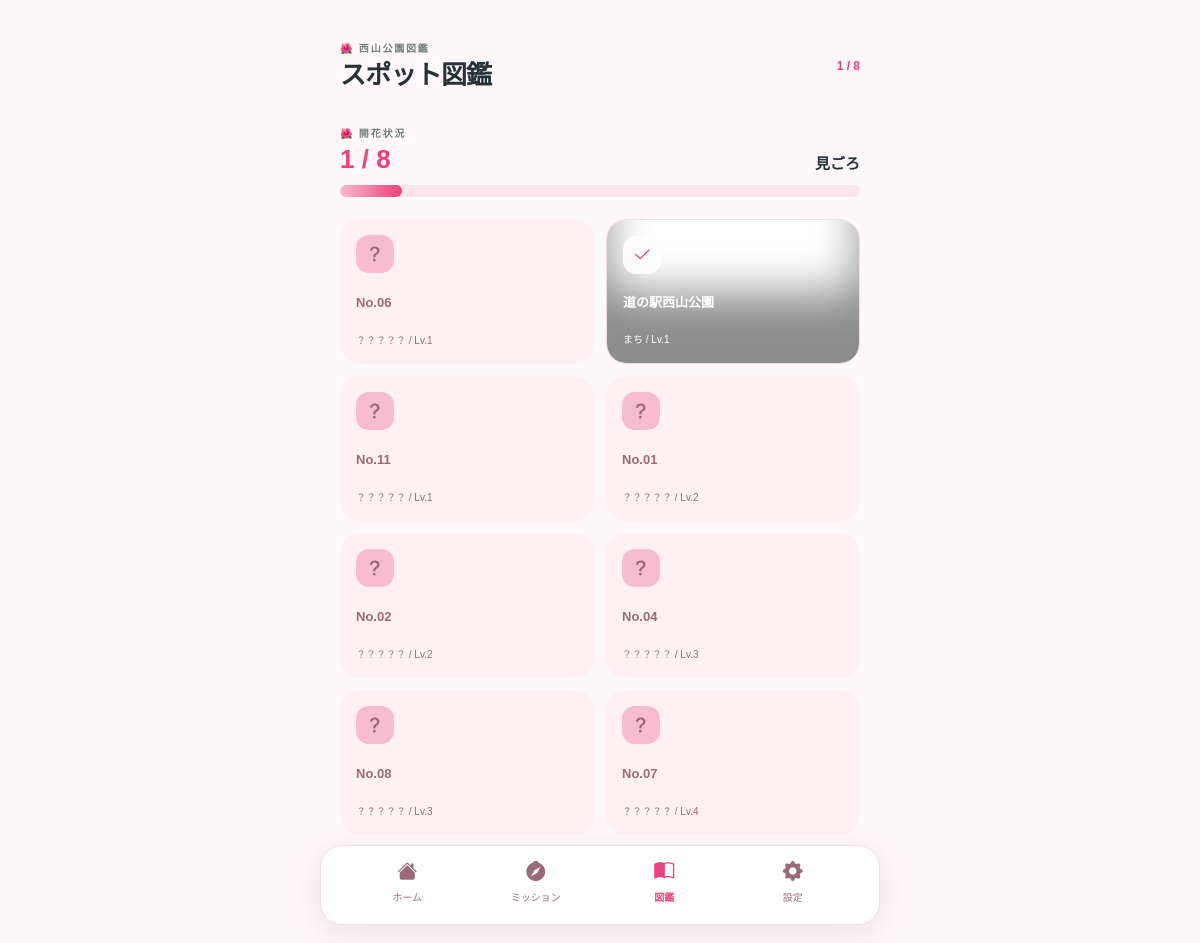
Page /collection on the earlier database version.
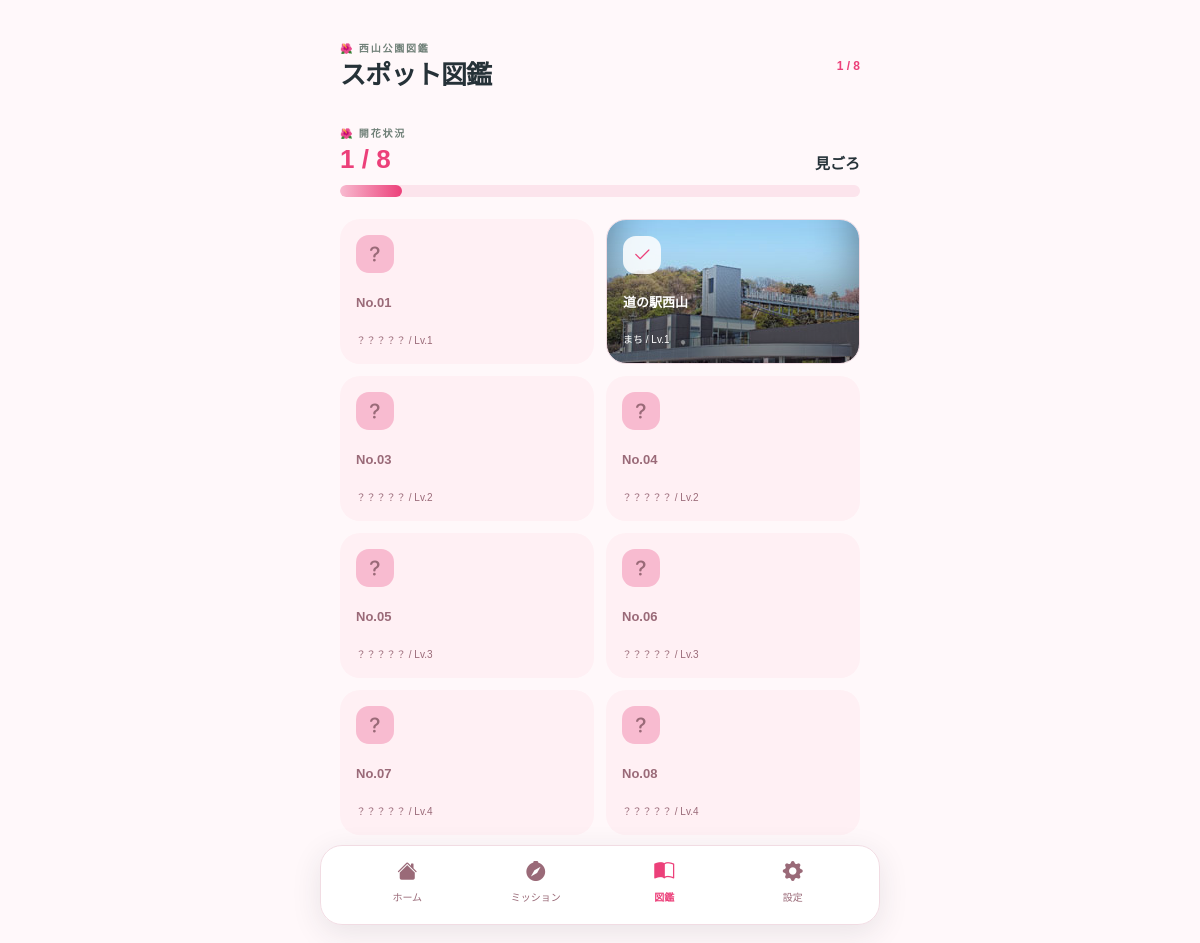
Same page on the later database version.
### models.py (models this page shows)
class Spot(db.Model):
    id = db.Column(db.Integer, primary_key=True)
    name = db.Column(db.String(120), nullable=False)
    lat = db.Column(db.Float, nullable=False)
    lng = db.Column(db.Float, nullable=False)
    hint = db.Column(db.Text, nullable=False)
    fact = db.Column(db.Text, nullable=False)
    category = db.Column(db.String(40), nullable=False)
    audio = db.Column(db.String(120), nullable=True)
    image = db.Column(db.String(120), nullable=True)
    difficulty = db.Column(db.Integer, nullable=False, default=1)
    discovery = db.relationship("Discovery", back_populates="spot", uselist=False, cascade="all, delete-orphan")

### routes/main.py (the view)
@main_bp.get("/collection")
def collection():
    found_ids = discovered_ids()
    spots = Spot.query.order_by(Spot.difficulty.asc(), Spot.id.asc()).all()
    return render_template("collection.html", spots=spots, found_ids=found_ids)

### routes/main.py (called while the page is built)
def discovered_ids():
    return {item.spot_id for item in Discovery.query.all()}

### templates/collection.html (shortened to what this page needs)
{% extends 'base.html' %}
{% block content %}
<header class="topbar"><div><p class="eyebrow mb-1">🌺 西山公園図鑑</p><h1 class="page-title">スポット図鑑</h1></div><span class="collection-count">{{ found_ids|length }} / {{ spots|length }}</span></header><section class="collection-bloom"><div class="section-heading"><div><p class="eyebrow">🌺 開花状況</p><h2>{{ found_ids|length }} / {{ spots|length }}</h2></div><strong>見ごろ</strong></div><div class="bloom-gauge"><span style="width: {{ (found_ids|length / spots|length * 100)|round|int }}%"></span></div></section><div class="collection-grid">{% for spot in spots %}{% if spot.id in found_ids %}<a class="collection-tile found photo-tile" href="{{ url_for('main.spot_detail', spot_id=spot.id) }}" style="background-image: url('{{ url_for('static', filename='img/' ~ spot.image) }}')"><span class="tile-icon"><i class="bi bi-check2"></i></span><strong>{{ spot.name }}</strong><small>{{ spot.category }} / Lv.{{ spot.difficulty }}</small></a>{% else %}<div class="collection-tile locked"><span class="tile-icon"><i class="bi bi-question-lg"></i></span><strong>No.{{ '%02d'|format(spot.id) }}</strong><small>？？？？？ / Lv.{{ spot.difficulty }}</small></div>{% endif %}{% endfor %}</div>
{% endblock %}

### templates/base.html (shortened to what this page needs)
<!doctype html>
<html lang="ja">
<head>
  <link href="https://cdn.jsdelivr.net/npm/bootstrap@5.3.3/dist/css/bootstrap.min.css" rel="stylesheet">
  <link href="https://cdn.jsdelivr.net/npm/bootstrap-icons@1.11.3/font/bootstrap-icons.min.css" rel="stylesheet">
  <link rel="stylesheet" href="{{ url_for('static', filename='app.css') }}">
  <link rel="stylesheet" href="{{ url_for('static', filename='brand.css') }}">
  <link rel="stylesheet" href="{{ url_for('static', filename='home.css') }}">
  <link rel="stylesheet" href="{{ url_for('static', filename='splash.css') }}">
  <link rel="stylesheet" href="{{ url_for('static', filename='final-spec.css') }}">
  <link rel="stylesheet" href="{{ url_for('static', filename='ver2.css') }}">
  <link rel="stylesheet" href="{{ url_for('static', filename='home-v21.css') }}">
  <link rel="stylesheet" href="{{ url_for('static', filename='clue.css') }}">
  <link rel="stylesheet" href="{{ url_for('static', filename='difficulty.css') }}">
  <link rel="stylesheet" href="{{ url_for('static', filename='splash-final.css') }}">
</head>
<body>
  <main class="app-shell {% block shell_class %}{% endblock %}">
    {% block content %}{% endblock %}
  </main>
  {% if request.endpoint != 'main.splash' %}{% include 'partials/bottom_nav.html' %}{% endif %}
</body>
</html>

### templates/partials/bottom_nav.html
<nav class="bottom-nav" aria-label="メインナビゲーション">
  <a href="{{ url_for('main.home') }}" class="{% if request.endpoint == 'main.home' %}active{% endif %}"><i class="bi bi-house-fill"></i><span>ホーム</span></a>
  <a href="{{ url_for('main.mission') }}" class="{% if request.endpoint == 'main.mission' %}active{% endif %}"><i class="bi bi-compass-fill"></i><span>ミッション</span></a>
  <a href="{{ url_for('main.collection') }}" class="{% if request.endpoint == 'main.collection' %}active{% endif %}"><i class="bi bi-book-half"></i><span>図鑑</span></a>
  <a href="{{ url_for('main.settings') }}" class="{% if request.endpoint == 'main.settings' %}active{% endif %}"><i class="bi bi-gear-fill"></i><span>設定</span></a>
</nav>

### static/app.css (style rules this page uses)
:root { --primary:#EC407A;--primary-dark:#C2185B;--secondary:#F8BBD0;--accent:#E67E22;--green:#43A047;--panda:#E67E22;--sky:#64B5F6;--bg:#FFF8FA;--text:#263238;--muted:#708078;--line:#F1DCE3;--glass:rgba(255,255,255,.78) }
* { box-sizing:border-box }
body { margin:0;background:var(--bg);color:var(--text);font-family:'Noto Sans JP',sans-serif;font-size:15px }
a { text-decoration:none;color:inherit }
.app-shell { width:100%;max-width:560px;min-height:100vh;margin:0 auto;padding:24px 20px 108px;overflow:hidden }
.eyebrow { font-size:10px;letter-spacing:.18em;font-weight:900;color:var(--muted);margin:0 }
.topbar { display:flex;align-items:center;justify-content:space-between;min-height:52px;margin-bottom:30px }
.page-title { font-size:26px;font-weight:900;letter-spacing:-.03em;margin:0 }
.section-heading { display:flex;align-items:end;justify-content:space-between;margin-bottom:15px }
.section-heading h2 { font-size:19px;font-weight:900;margin:4px 0 0 }
.step-count,.collection-count { font-size:12px;font-weight:700;color:var(--primary) }
.collection-grid { display:grid;grid-template-columns:repeat(2,1fr);gap:12px }
.collection-tile { min-height:145px;padding:16px;border-radius:20px;display:flex;flex-direction:column;justify-content:space-between }
.collection-tile.found { background:#fff;border:1px solid var(--line);box-shadow:0 8px 16px rgba(38,50,56,.05) }
.collection-tile.locked { background:#FFF0F4;color:#9A6A78 }
.tile-icon { width:38px;height:38px;border-radius:13px;display:grid;place-items:center;font-size:20px }
.found .tile-icon { background:#FCE4EC;color:var(--primary) }
.locked .tile-icon { background:#F8BBD0 }
.collection-tile strong { font-size:13px }
.collection-tile small { font-size:10px }
.bottom-nav { position:fixed;z-index:20;bottom:0;left:50%;transform:translateX(-50%);width:100%;max-width:560px;height:80px;padding:10px 22px calc(10px + env(safe-area-inset-bottom));display:flex;justify-content:space-around;background:rgba(255,255,255,.9);backdrop-filter:blur(16px);border-top:1px solid rgba(220,232,221,.8) }
.bottom-nav a { display:flex;flex-direction:column;align-items:center;gap:4px;font-size:10px;color:#9A6A78;min-width:55px }
.bottom-nav i { font-size:20px }
.bottom-nav a.active { color:var(--primary);font-weight:700 }
@media (min-width:700px) { .app-shell { padding-top:40px } }
@media (min-width:700px) { .bottom-nav { bottom:18px;border:1px solid var(--line);border-radius:22px;box-shadow:0 8px 30px rgba(38,50,56,.1) } }

### static/brand.css (style rules this page uses)
:root { --primary:#EC407A;--primary-dark:#C2185B;--secondary:#F8BBD0;--accent:#E67E22;--green:#43A047;--panda:#E67E22;--sky:#64B5F6;--bg:#FFF8FA;--text:#263238;--muted:#708078;--line:#F1DCE3;--glass:rgba(255,255,255,.78);--azalea:#EC407A;--background:#FFF8FA }
.photo-tile { background-position:center;background-size:cover;color:#fff;min-height:145px;box-shadow:inset 0 -70px 45px rgba(0,0,0,.45)!important }
.photo-tile .tile-icon { background:rgba(255,255,255,.85) }

### static/final-spec.css (style rules this page uses)
.bloom-gauge { height:12px;border-radius:20px;background:#FCE4EC;overflow:hidden }
.bloom-gauge span { display:block;height:100%;border-radius:20px;background:linear-gradient(90deg,#F8BBD0,#EC407A) }
.collection-grid { background:#FFF8FA }
.collection-tile.locked { background:#FFF0F4;color:#9A6A78 }
.collection-tile.locked .tile-icon { background:#F8BBD0;color:#9A6A78 }

### static/ver2.css (style rules this page uses)
.collection-bloom { padding:4px 0 22px }
.collection-bloom .section-heading { margin-bottom:10px }
.collection-bloom h2 { font-size:26px;color:#EC407A;margin:3px 0 0 }
.collection-grid { background:#FFF8FA }
.collection-tile.locked { background:#FFF0F4;color:#9A6A78 }
.collection-tile.locked .tile-icon { background:#F8BBD0;color:#9A6A78 }
.bloom-gauge { background:#FCE4EC;height:12px;border-radius:20px;overflow:hidden }
.bloom-gauge span { display:block;height:100%;border-radius:20px;background:linear-gradient(90deg,#F8BBD0,#EC407A) }

Differences in the rows shown:
removed Spot: name "道の駅西山公園", category "まち", difficulty "1"
removed Spot: id "11", difficulty "1"
changed Spot "01": difficulty "2" → "1"
changed Spot: image: picture added; name (not shown) → "道の駅西山"; category (not shown) → "まち"; id "02" → (not shown); difficulty "2" → "1"
added Spot: id "03", difficulty "2"
changed Spot "04": difficulty "3" → "2"
added Spot: id "05", difficulty "3"
changed Spot "06": difficulty "1" → "3"; moves down the list
changed Spot "07": moves up the list
changed Spot "08": difficulty "3" → "4"
